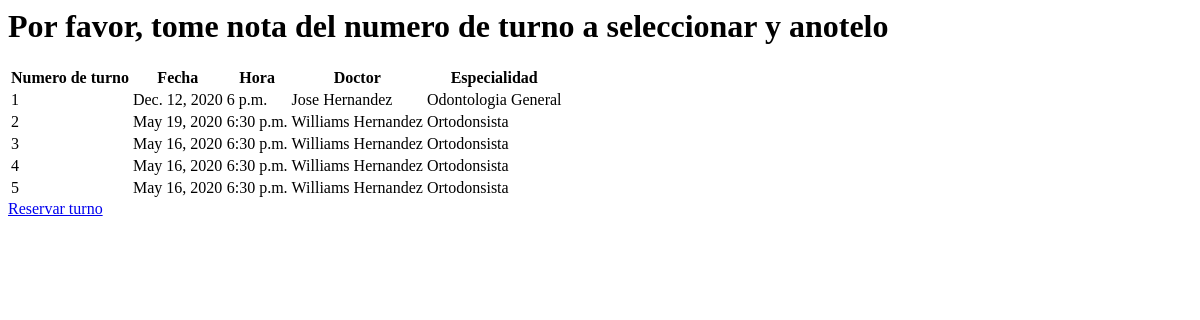
The page /doctores/turnos/disponibles/ on the database as committed earlier.
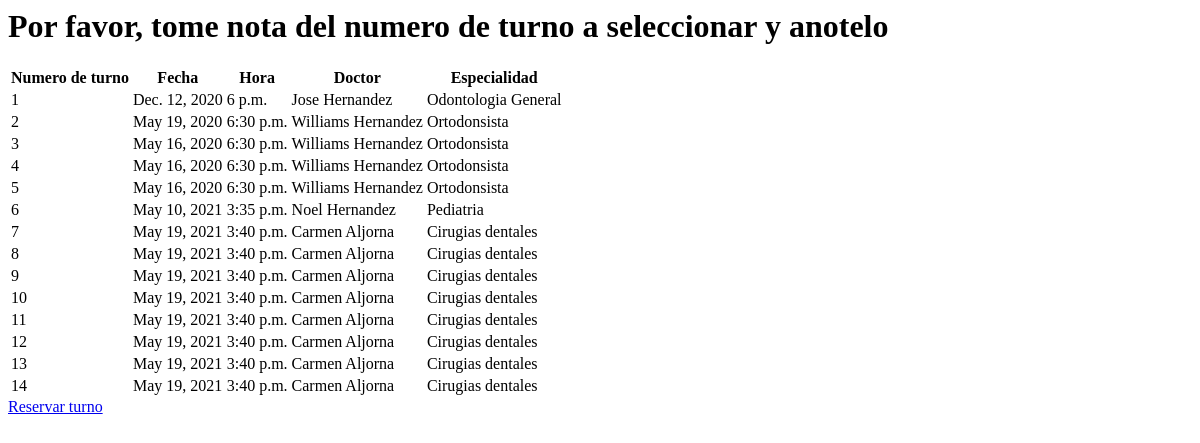
The same page on the database as committed later.
### Doctores/models.py (models this page shows)
class TurnosDisponibles(models.Model):
    Fecha = models.DateField()
    Hora = models.TimeField()
    Doctor = models.CharField(max_length=128)
    Especialidad = models.CharField(max_length=128)

### Doctores/views.py (the view)
# urls.py: path('turnos/disponibles/', views.MostrandoTurnos, name="Turnos libres"),
def MostrandoTurnos(request):
    turnos = TurnosDisponibles.objects.all()
    ctx = {"turno":turnos}
    return render(request, 'turnos_disponibles.html', ctx)

### Templates/turnos_disponibles.html
<h1>Por favor, tome nota del numero de turno a seleccionar y anotelo</h1>
<table>
<tr>
    <th>Numero de turno</th>
    <th>Fecha</th>
    <th>Hora</th>
    <th>Doctor</th>
    <th>Especialidad</th>
</tr>
{% for turnos in turno %}
 <tr>
    <td> {{ turnos.id }}</td>
    <td>{{ turnos.Fecha }}</td>
    <td>{{ turnos.Hora }}</td>
    <td>{{ turnos.Doctor }}</td>
    <td> {{ turnos.Especialidad }}</td>
    {% endfor %}
 </tr>
</table>
<a href="{% url 'Turnos' %}">Reservar turno</a>

Rows that differ between the two databases and show on the page:
added TurnosDisponibles: id "6", Fecha "May 10, 2021", Hora "3:35 p.m.", Doctor "Noel Hernandez", Especialidad "Pediatria"
added TurnosDisponibles: id "7", Fecha "May 19, 2021", Hora "3:40 p.m.", Doctor "Carmen Aljorna", Especialidad "Cirugias dentales"
added TurnosDisponibles: id "8", Fecha "May 19, 2021", Hora "3:40 p.m.", Doctor "Carmen Aljorna", Especialidad "Cirugias dentales"
added TurnosDisponibles: id "9", Fecha "May 19, 2021", Hora "3:40 p.m.", Doctor "Carmen Aljorna", Especialidad "Cirugias dentales"
added TurnosDisponibles: id "10", Fecha "May 19, 2021", Hora "3:40 p.m.", Doctor "Carmen Aljorna", Especialidad "Cirugias dentales"
added TurnosDisponibles: id "11", Fecha "May 19, 2021", Hora "3:40 p.m.", Doctor "Carmen Aljorna", Especialidad "Cirugias dentales"
added TurnosDisponibles: id "12", Fecha "May 19, 2021", Hora "3:40 p.m.", Doctor "Carmen Aljorna", Especialidad "Cirugias dentales"
added TurnosDisponibles: id "13", Fecha "May 19, 2021", Hora "3:40 p.m.", Doctor "Carmen Aljorna", Especialidad "Cirugias dentales"
added TurnosDisponibles: id "14", Fecha "May 19, 2021", Hora "3:40 p.m.", Doctor "Carmen Aljorna", Especialidad "Cirugias dentales"
